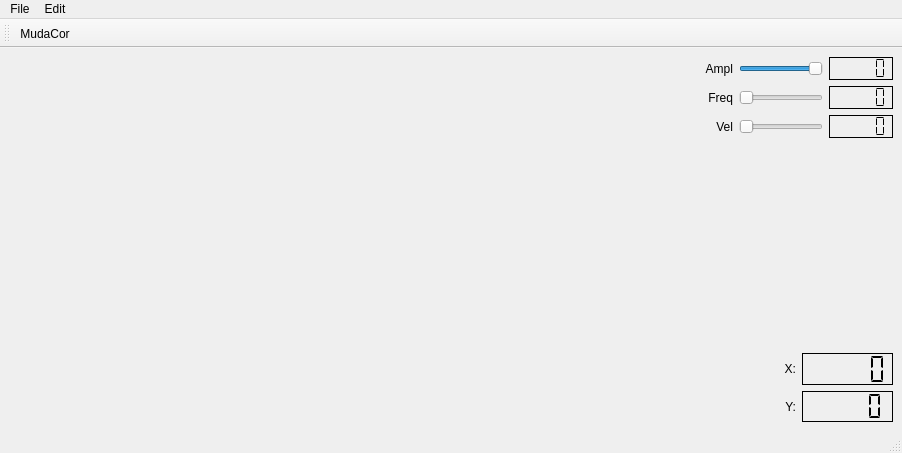
<?xml version="1.0" encoding="UTF-8"?>
<ui version="4.0">
 <class>MainWindow</class>
 <widget class="QMainWindow" name="MainWindow">
  <property name="geometry">
   <rect>
    <x>0</x>
    <y>0</y>
    <width>902</width>
    <height>453</height>
   </rect>
  </property>
  <property name="windowTitle">
   <string>MainWindow</string>
  </property>
  <widget class="QWidget" name="centralwidget">
   <layout class="QHBoxLayout" name="horizontalLayout" stretch="100,0">
    <item>
     <widget class="Plotter" name="widgetPlotter" native="true"/>
    </item>
    <item>
     <layout class="QVBoxLayout" name="verticalLayout" stretch="0,60,20">
      <item>
       <layout class="QGridLayout" name="gridLayout">
        <item row="0" column="0">
         <widget class="QLabel" name="label">
          <property name="text">
           <string>Ampl</string>
          </property>
          <property name="alignment">
           <set>Qt::AlignRight|Qt::AlignTrailing|Qt::AlignVCenter</set>
          </property>
         </widget>
        </item>
        <item row="0" column="1">
         <widget class="QSlider" name="horizontalSliderAmp">
          <property name="maximum">
           <number>100</number>
          </property>
          <property name="value">
           <number>100</number>
          </property>
          <property name="orientation">
           <enum>Qt::Horizontal</enum>
          </property>
         </widget>
        </item>
        <item row="0" column="2">
         <widget class="QLCDNumber" name="lcdNumberValor">
          <property name="frameShape">
           <enum>QFrame::Panel</enum>
          </property>
          <property name="frameShadow">
           <enum>QFrame::Plain</enum>
          </property>
          <property name="segmentStyle">
           <enum>QLCDNumber::Flat</enum>
          </property>
         </widget>
        </item>
        <item row="1" column="0">
         <widget class="QLabel" name="label_2">
          <property name="text">
           <string>Freq</string>
          </property>
          <property name="alignment">
           <set>Qt::AlignRight|Qt::AlignTrailing|Qt::AlignVCenter</set>
          </property>
         </widget>
        </item>
        <item row="1" column="1">
         <widget class="QSlider" name="horizontalSliderFreq">
          <property name="minimum">
           <number>1</number>
          </property>
          <property name="maximum">
           <number>100</number>
          </property>
          <property name="orientation">
           <enum>Qt::Horizontal</enum>
          </property>
         </widget>
        </item>
        <item row="1" column="2">
         <widget class="QLCDNumber" name="lcdNumberValor_2">
          <property name="frameShape">
           <enum>QFrame::Panel</enum>
          </property>
          <property name="frameShadow">
           <enum>QFrame::Plain</enum>
          </property>
          <property name="segmentStyle">
           <enum>QLCDNumber::Flat</enum>
          </property>
         </widget>
        </item>
        <item row="2" column="0">
         <widget class="QLabel" name="label_3">
          <property name="text">
           <string>Vel</string>
          </property>
          <property name="alignment">
           <set>Qt::AlignRight|Qt::AlignTrailing|Qt::AlignVCenter</set>
          </property>
         </widget>
        </item>
        <item row="2" column="1">
         <widget class="QSlider" name="horizontalSliderVel">
          <property name="maximum">
           <number>100</number>
          </property>
          <property name="orientation">
           <enum>Qt::Horizontal</enum>
          </property>
         </widget>
        </item>
        <item row="2" column="2">
         <widget class="QLCDNumber" name="lcdNumberValor_3">
          <property name="frameShape">
           <enum>QFrame::Panel</enum>
          </property>
          <property name="frameShadow">
           <enum>QFrame::Plain</enum>
          </property>
          <property name="segmentStyle">
           <enum>QLCDNumber::Flat</enum>
          </property>
         </widget>
        </item>
       </layout>
      </item>
      <item>
       <spacer name="verticalSpacer">
        <property name="orientation">
         <enum>Qt::Vertical</enum>
        </property>
        <property name="sizeHint" stdset="0">
         <size>
          <width>20</width>
          <height>40</height>
         </size>
        </property>
       </spacer>
      </item>
      <item>
       <layout class="QGridLayout" name="gridLayout_2">
        <item row="0" column="0">
         <widget class="QLabel" name="label_4">
          <property name="text">
           <string>X:</string>
          </property>
          <property name="alignment">
           <set>Qt::AlignRight|Qt::AlignTrailing|Qt::AlignVCenter</set>
          </property>
         </widget>
        </item>
        <item row="0" column="1">
         <widget class="QLCDNumber" name="lcdNumberX">
          <property name="frameShape">
           <enum>QFrame::Panel</enum>
          </property>
          <property name="frameShadow">
           <enum>QFrame::Plain</enum>
          </property>
          <property name="segmentStyle">
           <enum>QLCDNumber::Flat</enum>
          </property>
         </widget>
        </item>
        <item row="1" column="0">
         <widget class="QLabel" name="label_5">
          <property name="text">
           <string>Y:</string>
          </property>
          <property name="alignment">
           <set>Qt::AlignRight|Qt::AlignTrailing|Qt::AlignVCenter</set>
          </property>
         </widget>
        </item>
        <item row="1" column="1">
         <widget class="QLCDNumber" name="lcdNumberY">
          <property name="frameShape">
           <enum>QFrame::Panel</enum>
          </property>
          <property name="frameShadow">
           <enum>QFrame::Plain</enum>
          </property>
          <property name="segmentStyle">
           <enum>QLCDNumber::Flat</enum>
          </property>
         </widget>
        </item>
       </layout>
      </item>
     </layout>
    </item>
   </layout>
  </widget>
  <widget class="QMenuBar" name="menubar">
   <property name="geometry">
    <rect>
     <x>0</x>
     <y>0</y>
     <width>902</width>
     <height>22</height>
    </rect>
   </property>
   <widget class="QMenu" name="menuFile">
    <property name="title">
     <string>File</string>
    </property>
   </widget>
   <widget class="QMenu" name="menuEdit">
    <property name="title">
     <string>Edit</string>
    </property>
    <addaction name="actionMudaCor"/>
   </widget>
   <addaction name="menuFile"/>
   <addaction name="menuEdit"/>
  </widget>
  <widget class="QStatusBar" name="statusbar"/>
  <widget class="QToolBar" name="toolBar">
   <property name="windowTitle">
    <string>toolBar</string>
   </property>
   <attribute name="toolBarArea">
    <enum>TopToolBarArea</enum>
   </attribute>
   <attribute name="toolBarBreak">
    <bool>false</bool>
   </attribute>
   <addaction name="actionMudaCor"/>
  </widget>
  <action name="actionMudaCor">
   <property name="icon">
    <iconset resource="recursos.qrc">
     <normaloff>:/mudacor</normaloff>:/mudacor</iconset>
   </property>
   <property name="text">
    <string>MudaCor</string>
   </property>
  </action>
 </widget>
 <customwidgets>
  <customwidget>
   <class>Plotter</class>
   <extends>QWidget</extends>
   <header>plotter.h</header>
   <container>1</container>
  </customwidget>
 </customwidgets>
 <resources>
  <include location="recursos.qrc"/>
 </resources>
 <connections>
  <connection>
   <sender>horizontalSliderAmp</sender>
   <signal>valueChanged(int)</signal>
   <receiver>lcdNumberValor</receiver>
   <slot>display(int)</slot>
   <hints>
    <hint type="sourcelabel">
     <x>780</x>
     <y>43</y>
    </hint>
    <hint type="destinationlabel">
     <x>824</x>
     <y>39</y>
    </hint>
   </hints>
  </connection>
  <connection>
   <sender>horizontalSliderFreq</sender>
   <signal>valueChanged(int)</signal>
   <receiver>lcdNumberValor_2</receiver>
   <slot>display(int)</slot>
   <hints>
    <hint type="sourcelabel">
     <x>774</x>
     <y>89</y>
    </hint>
    <hint type="destinationlabel">
     <x>819</x>
     <y>96</y>
    </hint>
   </hints>
  </connection>
  <connection>
   <sender>horizontalSliderVel</sender>
   <signal>valueChanged(int)</signal>
   <receiver>lcdNumberValor_3</receiver>
   <slot>display(int)</slot>
   <hints>
    <hint type="sourcelabel">
     <x>739</x>
     <y>136</y>
    </hint>
    <hint type="destinationlabel">
     <x>819</x>
     <y>151</y>
    </hint>
   </hints>
  </connection>
 </connections>
</ui>
